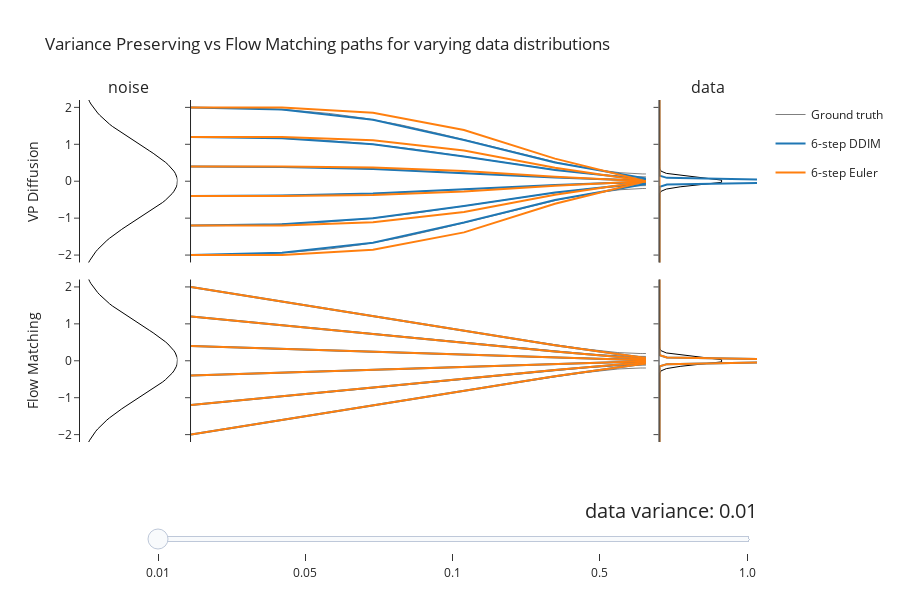

Source (notebook cell):
### Code cell
title = 'Variance Preserving vs Flow Matching paths for varying data distributions'


x_vars = np.array([0.01, 0.05, 0.1, 0.5, 1.])
fig = make_plot(x_mean=0., x_var=x_vars[0], alpha_sigmas=[variance_preserving, subvariance], title=title)

plots = [make_plot(x_mean=0., x_var=x_var, alpha_sigmas=[variance_preserving, subvariance], title=title) for x_var in x_vars]


sliders_dict = {
    "active": 0,
    "yanchor": "top",
    "xanchor": "left",
    "currentvalue": {
        "font": {"size": 20},
        "prefix": "data variance: ",
        "visible": True,
        "xanchor": "right"
    },
    "transition": {"duration": 300, "easing": "cubic-in-out"},
    "pad": {"b": 10, "t": 50},
    "len": 0.9,
    "x": 0.1,
    "y": 0,
    "steps": []
}

for i, x_var in enumerate(x_vars):
    i = str(i)
    step_dict = {"args": [
        [i],
        {"frame": {"duration": 30, "redraw": False},
         "mode": "immediate",
         "transition": {"duration": 30}}
    ],
        "label": str(x_var),
        "method": "animate"}
    sliders_dict['steps'].append(step_dict)

fig.update(frames=[go.Frame(
                        name=str(i),
                        data=plot.data,
                        traces=list(range(len(fig.data)))) # fig.data[1] is updated by each frame
        for i, plot in enumerate(plots)])

fig.update_layout(sliders=[sliders_dict])
fig.update_layout(
    yaxis1=dict(title="VP Diffusion"),
    yaxis4=dict(title="Flow Matching"),
    height=600,)


fig.show()

fig.write_html('../assets/html/2025-04-28-distill-example/interactive_vp_vs_flow.html', include_plotlyjs="cdn")

### Figure 1 — Plotly figure (JSON) as saved in the notebook; plotly's stock layout.template omitted (floating-point values rounded to 4 significant figures; data arrays with more than 128 entries replaced by an {"elided": "..."} marker saying what was removed)
{"data": [{"hoverinfo": "skip", "line": {"color": "black", "width": 1}, "mode": "lines", "showlegend": false, "type": "scatter", "x": [0.01111, 0.0133, 0.01586, 0.01885, 0.02232, 0.02634, 0.03096, 0.03625, 0.0423, 0.04917, 0.05696, 0.06573, 0.07557, 0.08658, 0.09881, 0.1124, 0.1273, 0.1437, 0.1617, 0.1811, 0.2022, 0.225, 0.2494, 0.2753, 0.3029, 0.3321, 0.3627, 0.3947, 0.4279, 0.4622, 0.4974, 0.5334, 0.5698, 0.6065, 0.6432, 0.6797, 0.7155, 0.7505, 0.7844, 0.8167, 0.8473, 0.8757, 0.9019, 0.9253, 0.946, 0.9635, 0.9778, 0.9886, 0.9959, 0.9995, 0.9995, 0.9959, 0.9886, 0.9778, 0.9635, 0.946, 0.9253, 0.9019, 0.8757, 0.8473, 0.8167, 0.7844, 0.7505, 0.7155, 0.6797, 0.6432, 0.6065, 0.5698, 0.5334, 0.4974, 0.4622, 0.4279, 0.3947, 0.3627, 0.3321, 0.3029, 0.2753, 0.2494, 0.225, 0.2022, 0.1811, 0.1617, 0.1437, 0.1273, 0.1124, 0.09881, 0.08658, 0.07557, 0.06573, 0.05696, 0.04917, 0.0423, 0.03625, 0.03096, 0.02634, 0.02232, 0.01885, 0.01586, 0.0133, 0.01111], "xaxis": "x", "y": [-3, -2.939, -2.879, -2.818, -2.758, -2.697, -2.636, -2.576, -2.515, -2.455, -2.394, -2.333, -2.273, -2.212, -2.152, -2.091, -2.03, -1.97, -1.909, -1.848, -1.788, -1.727, -1.667, -1.606, -1.545, -1.485, -1.424, -1.364, -1.303, -1.242, -1.182, -1.121, -1.061, -1, -0.9394, -0.8788, -0.8182, -0.7576, -0.697, -0.6364, -0.5758, -0.5152, -0.4545, -0.3939, -0.3333, -0.2727, -0.2121, -0.1515, -0.09091, -0.0303, 0.0303, 0.09091, 0.1515, 0.2121, 0.2727, 0.3333, 0.3939, 0.4545, 0.5152, 0.5758, 0.6364, 0.697, 0.7576, 0.8182, 0.8788, 0.9394, 1, 1.061, 1.121, 1.182, 1.242, 1.303, 1.364, 1.424, 1.485, 1.545, 1.606, 1.667, 1.727, 1.788, 1.848, 1.909, 1.97, 2.03, 2.091, 2.152, 2.212, 2.273, 2.333, 2.394, 2.455, 2.515, 2.576, 2.636, 2.697, 2.758, 2.818, 2.879, 2.939, 3], "yaxis": "y"}, {"hoverinfo": "skip", "line": {"color": "black", "width": 1}, "mode": "lines", "showlegend": false, "type": "scatter", "x": [2.463e-196, 1.614e-188, 7.326e-181, 2.303e-173, 5.015e-166, 7.563e-159, 7.9e-152, 5.715e-145, 2.863e-138, 9.935e-132, 2.388e-125, 3.975e-119, 4.582e-113, 3.659e-107, 2.023e-101, 7.75e-96, 2.056e-90, 3.777e-85, 4.806e-80, 4.236e-75, 2.586e-70, 1.093e-65, 3.201e-61, 6.491e-57, 9.116e-53, 8.868e-49, 5.975e-45, 2.788e-41, 9.01e-38, 2.017e-34, 3.127e-31, 3.357e-28, 2.497e-25, 1.286e-22, 4.587e-20, 1.133e-17, 1.939e-15, 2.298e-13, 1.886e-11, 1.072e-09, 4.222e-08, 1.151e-06, 2.175e-05, 0.0002845, 0.002577, 0.01617, 0.07028, 0.2115, 0.441, 0.6367, 0.6367, 0.441, 0.2115, 0.07028, 0.01617, 0.002577, 0.0002845, 2.175e-05, 1.151e-06, 4.222e-08, 1.072e-09, 1.886e-11, 2.298e-13, 1.939e-15, 1.133e-17, 4.587e-20, 1.286e-22, 2.497e-25, 3.357e-28, 3.127e-31, 2.017e-34, 9.01e-38, 2.788e-41, 5.975e-45, 8.868e-49, 9.116e-53, 6.49e-57, 3.201e-61, 1.093e-65, 2.586e-70, 4.236e-75, 4.806e-80, 3.777e-85, 2.056e-90, 7.75e-96, 2.023e-101, 3.659e-107, 4.582e-113, 3.975e-119, 2.388e-125, 9.935e-132, 2.863e-138, 5.714e-145, 7.899e-152, 7.563e-159, 5.015e-166, 2.303e-173, 7.326e-181, 1.614e-188, 2.463e-196], "xaxis": "x3", "y": [-3, -2.939, -2.879, -2.818, -2.758, -2.697, -2.636, -2.576, -2.515, -2.455, -2.394, -2.333, -2.273, -2.212, -2.152, -2.091, -2.03, -1.97, -1.909, -1.848, -1.788, -1.727, -1.667, -1.606, -1.545, -1.485, -1.424, -1.364, -1.303, -1.242, -1.182, -1.121, -1.061, -1, -0.9394, -0.8788, -0.8182, -0.7576, -0.697, -0.6364, -0.5758, -0.5152, -0.4545, -0.3939, -0.3333, -0.2727, -0.2121, -0.1515, -0.09091, -0.0303, 0.0303, 0.09091, 0.1515, 0.2121, 0.2727, 0.3333, 0.3939, 0.4545, 0.5152, 0.5758, 0.6364, 0.697, 0.7576, 0.8182, 0.8788, 0.9394, 1, 1.061, 1.121, 1.182, 1.242, 1.303, 1.364, 1.424, 1.485, 1.545, 1.606, 1.667, 1.727, 1.788, 1.848, 1.909, 1.97, 2.03, 2.091, 2.152, 2.212, 2.273, 2.333, 2.394, 2.455, 2.515, 2.576, 2.636, 2.697, 2.758, 2.818, 2.879, 2.939, 3], "yaxis": "y3"}, {"hoverinfo": "skip", "line": {"color": "black", "width": 1}, "mode": "lines", "showlegend": false, "type": "scatter", "x": [0.01111, 0.0133, 0.01586, 0.01885, 0.02232, 0.02634, 0.03096, 0.03625, 0.0423, 0.04917, 0.05696, 0.06573, 0.07557, 0.08658, 0.09881, 0.1124, 0.1273, 0.1437, 0.1617, 0.1811, 0.2022, 0.225, 0.2494, 0.2753, 0.3029, 0.3321, 0.3627, 0.3947, 0.4279, 0.4622, 0.4974, 0.5334, 0.5698, 0.6065, 0.6432, 0.6797, 0.7155, 0.7505, 0.7844, 0.8167, 0.8473, 0.8757, 0.9019, 0.9253, 0.946, 0.9635, 0.9778, 0.9886, 0.9959, 0.9995, 0.9995, 0.9959, 0.9886, 0.9778, 0.9635, 0.946, 0.9253, 0.9019, 0.8757, 0.8473, 0.8167, 0.7844, 0.7505, 0.7155, 0.6797, 0.6432, 0.6065, 0.5698, 0.5334, 0.4974, 0.4622, 0.4279, 0.3947, 0.3627, 0.3321, 0.3029, 0.2753, 0.2494, 0.225, 0.2022, 0.1811, 0.1617, 0.1437, 0.1273, 0.1124, 0.09881, 0.08658, 0.07557, 0.06573, 0.05696, 0.04917, 0.0423, 0.03625, 0.03096, 0.02634, 0.02232, 0.01885, 0.01586, 0.0133, 0.01111], "xaxis": "x4", "y": [-3, -2.939, -2.879, -2.818, -2.758, -2.697, -2.636, -2.576, -2.515, -2.455, -2.394, -2.333, -2.273, -2.212, -2.152, -2.091, -2.03, -1.97, -1.909, -1.848, -1.788, -1.727, -1.667, -1.606, -1.545, -1.485, -1.424, -1.364, -1.303, -1.242, -1.182, -1.121, -1.061, -1, -0.9394, -0.8788, -0.8182, -0.7576, -0.697, -0.6364, -0.5758, -0.5152, -0.4545, -0.3939, -0.3333, -0.2727, -0.2121, -0.1515, -0.09091, -0.0303, 0.0303, 0.09091, 0.1515, 0.2121, 0.2727, 0.3333, 0.3939, 0.4545, 0.5152, 0.5758, 0.6364, 0.697, 0.7576, 0.8182, 0.8788, 0.9394, 1, 1.061, 1.121, 1.182, 1.242, 1.303, 1.364, 1.424, 1.485, 1.545, 1.606, 1.667, 1.727, 1.788, 1.848, 1.909, 1.97, 2.03, 2.091, 2.152, 2.212, 2.273, 2.333, 2.394, 2.455, 2.515, 2.576, 2.636, 2.697, 2.758, 2.818, 2.879, 2.939, 3], "yaxis": "y4"}, {"hoverinfo": "skip", "line": {"color": "black", "width": 1}, "mode": "lines", "showlegend": false, "type": "scatter", "x": [2.463e-196, 1.614e-188, 7.326e-181, 2.303e-173, 5.015e-166, 7.563e-159, 7.9e-152, 5.715e-145, 2.863e-138, 9.935e-132, 2.388e-125, 3.975e-119, 4.582e-113, 3.659e-107, 2.023e-101, 7.75e-96, 2.056e-90, 3.777e-85, 4.806e-80, 4.236e-75, 2.586e-70, 1.093e-65, 3.201e-61, 6.491e-57, 9.116e-53, 8.868e-49, 5.975e-45, 2.788e-41, 9.01e-38, 2.017e-34, 3.127e-31, 3.357e-28, 2.497e-25, 1.286e-22, 4.587e-20, 1.133e-17, 1.939e-15, 2.298e-13, 1.886e-11, 1.072e-09, 4.222e-08, 1.151e-06, 2.175e-05, 0.0002845, 0.002577, 0.01617, 0.07028, 0.2115, 0.441, 0.6367, 0.6367, 0.441, 0.2115, 0.07028, 0.01617, 0.002577, 0.0002845, 2.175e-05, 1.151e-06, 4.222e-08, 1.072e-09, 1.886e-11, 2.298e-13, 1.939e-15, 1.133e-17, 4.587e-20, 1.286e-22, 2.497e-25, 3.357e-28, 3.127e-31, 2.017e-34, 9.01e-38, 2.788e-41, 5.975e-45, 8.868e-49, 9.116e-53, 6.49e-57, 3.201e-61, 1.093e-65, 2.586e-70, 4.236e-75, 4.806e-80, 3.777e-85, 2.056e-90, 7.75e-96, 2.023e-101, 3.659e-107, 4.582e-113, 3.975e-119, 2.388e-125, 9.935e-132, 2.863e-138, 5.714e-145, 7.899e-152, 7.563e-159, 5.015e-166, 2.303e-173, 7.326e-181, 1.614e-188, 2.463e-196], "xaxis": "x6", "y": [-3, -2.939, -2.879, -2.818, -2.758, -2.697, -2.636, -2.576, -2.515, -2.455, -2.394, -2.333, -2.273, -2.212, -2.152, -2.091, -2.03, -1.97, -1.909, -1.848, -1.788, -1.727, -1.667, -1.606, -1.545, -1.485, -1.424, -1.364, -1.303, -1.242, -1.182, -1.121, -1.061, -1, -0.9394, -0.8788, -0.8182, -0.7576, -0.697, -0.6364, -0.5758, -0.5152, -0.4545, -0.3939, -0.3333, -0.2727, -0.2121, -0.1515, -0.09091, -0.0303, 0.0303, 0.09091, 0.1515, 0.2121, 0.2727, 0.3333, 0.3939, 0.4545, 0.5152, 0.5758, 0.6364, 0.697, 0.7576, 0.8182, 0.8788, 0.9394, 1, 1.061, 1.121, 1.182, 1.242, 1.303, 1.364, 1.424, 1.485, 1.545, 1.606, 1.667, 1.727, 1.788, 1.848, 1.909, 1.97, 2.03, 2.091, 2.152, 2.212, 2.273, 2.333, 2.394, 2.455, 2.515, 2.576, 2.636, 2.697, 2.758, 2.818, 2.879, 2.939, 3], "yaxis": "y6"}, {"hoverinfo": "skip", "legendgroup": "ground-truth", "line": {"color": "black", "width": 1}, "mode": "lines", "name": "Ground truth", "opacity": 0.5, "showlegend": true, "type": "scatter", "x": {"elided": "256 float values"}, "xaxis": "x2", "y": {"elided": "256 float values"}, "yaxis": "y2"}, {"hoverinfo": "skip", "legendgroup": "ground-truth", "line": {"color": "black", "width": 1}, "mode": "lines", "name": "Ground truth", "opacity": 0.5, "showlegend": false, "type": "scatter", "x": {"elided": "256 float values"}, "xaxis": "x2", "y": {"elided": "256 float values"}, "yaxis": "y2"}, {"hoverinfo": "skip", "legendgroup": "ground-truth", "line": {"color": "black", "width": 1}, "mode": "lines", "name": "Ground truth", "opacity": 0.5, "showlegend": false, "type": "scatter", "x": {"elided": "256 float values"}, "xaxis": "x2", "y": {"elided": "256 float values"}, "yaxis": "y2"}, {"hoverinfo": "skip", "legendgroup": "ground-truth", "line": {"color": "black", "width": 1}, "mode": "lines", "name": "Ground truth", "opacity": 0.5, "showlegend": false, "type": "scatter", "x": {"elided": "256 float values"}, "xaxis": "x2", "y": {"elided": "256 float values"}, "yaxis": "y2"}, {"hoverinfo": "skip", "legendgroup": "ground-truth", "line": {"color": "black", "width": 1}, "mode": "lines", "name": "Ground truth", "opacity": 0.5, "showlegend": false, "type": "scatter", "x": {"elided": "256 float values"}, "xaxis": "x2", "y": {"elided": "256 float values"}, "yaxis": "y2"}, {"hoverinfo": "skip", "legendgroup": "ground-truth", "line": {"color": "black", "width": 1}, "mode": "lines", "name": "Ground truth", "opacity": 0.5, "showlegend": false, "type": "scatter", "x": {"elided": "256 float values"}, "xaxis": "x2", "y": {"elided": "256 float values"}, "yaxis": "y2"}, {"hoverinfo": "skip", "legendgroup": "ddim", "line": {"color": "#1f77b4", "width": 2}, "mode": "lines", "showlegend": false, "type": "scatter", "x": [0, 0, 0, 0, 0, 0, 0, 0, 0, 0, 0, 0, 0, 0, 0, 0, 0, 0, 0, 0, 0, 0, 0, 0, 0, 0, 0, 2.605e-312, 3.311e-285, 2.467e-259, 1.077e-234, 2.757e-211, 4.136e-189, 3.637e-168, 1.874e-148, 5.662e-130, 1.003e-112, 1.04e-96, 6.328e-82, 2.256e-68, 4.715e-56, 5.775e-45, 4.146e-35, 1.744e-26, 4.302e-19, 6.219e-13, 5.269e-08, 0.0002617, 0.07617, 1.3, 1.3, 0.07617, 0.0002617, 5.269e-08, 6.219e-13, 4.302e-19, 1.744e-26, 4.146e-35, 5.775e-45, 4.714e-56, 2.256e-68, 6.328e-82, 1.04e-96, 1.002e-112, 5.662e-130, 1.874e-148, 3.637e-168, 4.136e-189, 2.757e-211, 1.077e-234, 2.467e-259, 3.31e-285, 2.605e-312, 0, 0, 0, 0, 0, 0, 0, 0, 0, 0, 0, 0, 0, 0, 0, 0, 0, 0, 0, 0, 0, 0, 0, 0, 0, 0, 0], "xaxis": "x3", "y": [-3, -2.939, -2.879, -2.818, -2.758, -2.697, -2.636, -2.576, -2.515, -2.455, -2.394, -2.333, -2.273, -2.212, -2.152, -2.091, -2.03, -1.97, -1.909, -1.848, -1.788, -1.727, -1.667, -1.606, -1.545, -1.485, -1.424, -1.364, -1.303, -1.242, -1.182, -1.121, -1.061, -1, -0.9394, -0.8788, -0.8182, -0.7576, -0.697, -0.6364, -0.5758, -0.5152, -0.4545, -0.3939, -0.3333, -0.2727, -0.2121, -0.1515, -0.09091, -0.0303, 0.0303, 0.09091, 0.1515, 0.2121, 0.2727, 0.3333, 0.3939, 0.4545, 0.5152, 0.5758, 0.6364, 0.697, 0.7576, 0.8182, 0.8788, 0.9394, 1, 1.061, 1.121, 1.182, 1.242, 1.303, 1.364, 1.424, 1.485, 1.545, 1.606, 1.667, 1.727, 1.788, 1.848, 1.909, 1.97, 2.03, 2.091, 2.152, 2.212, 2.273, 2.333, 2.394, 2.455, 2.515, 2.576, 2.636, 2.697, 2.758, 2.818, 2.879, 2.939, 3], "yaxis": "y3"}, {"hoverinfo": "skip", "legendgroup": "ddim", "line": {"color": "#1f77b4", "width": 2}, "mode": "lines", "name": "6-step DDIM", "showlegend": true, "type": "scatter", "x": [0, 0.2, 0.4, 0.6, 0.8, 1], "xaxis": "x2", "y": [-2, -1.94, -1.666, -1.117, -0.5062, -0.07197], "yaxis": "y2"}, {"hoverinfo": "skip", "legendgroup": "ddim", "line": {"color": "#1f77b4", "width": 2}, "mode": "lines", "name": "6-step DDIM", "showlegend": false, "type": "scatter", "x": [0, 0.2, 0.4, 0.6, 0.8, 1], "xaxis": "x2", "y": [-1.2, -1.164, -0.9995, -0.67, -0.3037, -0.04318], "yaxis": "y2"}, {"hoverinfo": "skip", "legendgroup": "ddim", "line": {"color": "#1f77b4", "width": 2}, "mode": "lines", "name": "6-step DDIM", "showlegend": false, "type": "scatter", "x": [0, 0.2, 0.4, 0.6, 0.8, 1], "xaxis": "x2", "y": [-0.4, -0.3881, -0.3332, -0.2233, -0.1012, -0.01439], "yaxis": "y2"}, {"hoverinfo": "skip", "legendgroup": "ddim", "line": {"color": "#1f77b4", "width": 2}, "mode": "lines", "name": "6-step DDIM", "showlegend": false, "type": "scatter", "x": [0, 0.2, 0.4, 0.6, 0.8, 1], "xaxis": "x2", "y": [0.4, 0.3881, 0.3332, 0.2233, 0.1012, 0.01439], "yaxis": "y2"}, {"hoverinfo": "skip", "legendgroup": "ddim", "line": {"color": "#1f77b4", "width": 2}, "mode": "lines", "name": "6-step DDIM", "showlegend": false, "type": "scatter", "x": [0, 0.2, 0.4, 0.6, 0.8, 1], "xaxis": "x2", "y": [1.2, 1.164, 0.9995, 0.67, 0.3037, 0.04318], "yaxis": "y2"}, {"hoverinfo": "skip", "legendgroup": "ddim", "line": {"color": "#1f77b4", "width": 2}, "mode": "lines", "name": "6-step DDIM", "showlegend": false, "type": "scatter", "x": [0, 0.2, 0.4, 0.6, 0.8, 1], "xaxis": "x2", "y": [2, 1.94, 1.666, 1.117, 0.5062, 0.07197], "yaxis": "y2"}, {"hoverinfo": "skip", "legendgroup": "euler", "line": {"color": "#FF7F0e", "width": 2}, "mode": "lines", "showlegend": false, "type": "scatter", "x": [0, 0, 0, 0, 0, 0, 0, 0, 0, 0, 0, 0, 0, 0, 0, 0, 0, 0, 0, 0, 0, 0, 0, 0, 0, 0, 0, 0, 0, 0, 0, 0, 0, 0, 0, 0, 0, 0, 0, 0, 0, 0, 0, 0, 0, 0, 0, 0, 0, 9.837e-129, 9.82e-129, 0, 0, 0, 0, 0, 0, 0, 0, 0, 0, 0, 0, 0, 0, 0, 0, 0, 0, 0, 0, 0, 0, 0, 0, 0, 0, 0, 0, 0, 0, 0, 0, 0, 0, 0, 0, 0, 0, 0, 0, 0, 0, 0, 0, 0, 0, 0, 0, 0], "xaxis": "x3", "y": [-3, -2.939, -2.879, -2.818, -2.758, -2.697, -2.636, -2.576, -2.515, -2.455, -2.394, -2.333, -2.273, -2.212, -2.152, -2.091, -2.03, -1.97, -1.909, -1.848, -1.788, -1.727, -1.667, -1.606, -1.545, -1.485, -1.424, -1.364, -1.303, -1.242, -1.182, -1.121, -1.061, -1, -0.9394, -0.8788, -0.8182, -0.7576, -0.697, -0.6364, -0.5758, -0.5152, -0.4545, -0.3939, -0.3333, -0.2727, -0.2121, -0.1515, -0.09091, -0.0303, 0.0303, 0.09091, 0.1515, 0.2121, 0.2727, 0.3333, 0.3939, 0.4545, 0.5152, 0.5758, 0.6364, 0.697, 0.7576, 0.8182, 0.8788, 0.9394, 1, 1.061, 1.121, 1.182, 1.242, 1.303, 1.364, 1.424, 1.485, 1.545, 1.606, 1.667, 1.727, 1.788, 1.848, 1.909, 1.97, 2.03, 2.091, 2.152, 2.212, 2.273, 2.333, 2.394, 2.455, 2.515, 2.576, 2.636, 2.697, 2.758, 2.818, 2.879, 2.939, 3], "yaxis": "y3"}, {"hoverinfo": "skip", "legendgroup": "euler", "line": {"color": "#FF7F0e", "width": 2}, "mode": "lines", "name": "6-step Euler", "showlegend": true, "type": "scatter", "x": [0, 0.2, 0.4, 0.6, 0.8, 1], "xaxis": "x2", "y": [-2, -2.0, -1.855, -1.386, -0.6117, 0.002479], "yaxis": "y2"}, {"hoverinfo": "skip", "legendgroup": "euler", "line": {"color": "#FF7F0e", "width": 2}, "mode": "lines", "name": "6-step Euler", "showlegend": false, "type": "scatter", "x": [0, 0.2, 0.4, 0.6, 0.8, 1], "xaxis": "x2", "y": [-1.2, -1.2, -1.113, -0.8315, -0.367, 0.001488], "yaxis": "y2"}, {"hoverinfo": "skip", "legendgroup": "euler", "line": {"color": "#FF7F0e", "width": 2}, "mode": "lines", "name": "6-step Euler", "showlegend": false, "type": "scatter", "x": [0, 0.2, 0.4, 0.6, 0.8, 1], "xaxis": "x2", "y": [-0.4, -0.4, -0.3709, -0.2772, -0.1223, 0.0004959], "yaxis": "y2"}, {"hoverinfo": "skip", "legendgroup": "euler", "line": {"color": "#FF7F0e", "width": 2}, "mode": "lines", "name": "6-step Euler", "showlegend": false, "type": "scatter", "x": [0, 0.2, 0.4, 0.6, 0.8, 1], "xaxis": "x2", "y": [0.4, 0.4, 0.3709, 0.2772, 0.1223, -0.0004959], "yaxis": "y2"}, {"hoverinfo": "skip", "legendgroup": "euler", "line": {"color": "#FF7F0e", "width": 2}, "mode": "lines", "name": "6-step Euler", "showlegend": false, "type": "scatter", "x": [0, 0.2, 0.4, 0.6, 0.8, 1], "xaxis": "x2", "y": [1.2, 1.2, 1.113, 0.8315, 0.367, -0.001488], "yaxis": "y2"}, {"hoverinfo": "skip", "legendgroup": "euler", "line": {"color": "#FF7F0e", "width": 2}, "mode": "lines", "name": "6-step Euler", "showlegend": false, "type": "scatter", "x": [0, 0.2, 0.4, 0.6, 0.8, 1], "xaxis": "x2", "y": [2, 2.0, 1.855, 1.386, 0.6117, -0.002479], "yaxis": "y2"}, {"hoverinfo": "skip", "legendgroup": "ground-truth", "line": {"color": "black", "width": 1}, "mode": "lines", "name": "Ground truth", "opacity": 0.5, "showlegend": false, "type": "scatter", "x": {"elided": "256 float values"}, "xaxis": "x5", "y": {"elided": "256 float values"}, "yaxis": "y5"}, {"hoverinfo": "skip", "legendgroup": "ground-truth", "line": {"color": "black", "width": 1}, "mode": "lines", "name": "Ground truth", "opacity": 0.5, "showlegend": false, "type": "scatter", "x": {"elided": "256 float values"}, "xaxis": "x5", "y": {"elided": "256 float values"}, "yaxis": "y5"}, {"hoverinfo": "skip", "legendgroup": "ground-truth", "line": {"color": "black", "width": 1}, "mode": "lines", "name": "Ground truth", "opacity": 0.5, "showlegend": false, "type": "scatter", "x": {"elided": "256 float values"}, "xaxis": "x5", "y": {"elided": "256 float values"}, "yaxis": "y5"}, {"hoverinfo": "skip", "legendgroup": "ground-truth", "line": {"color": "black", "width": 1}, "mode": "lines", "name": "Ground truth", "opacity": 0.5, "showlegend": false, "type": "scatter", "x": {"elided": "256 float values"}, "xaxis": "x5", "y": {"elided": "256 float values"}, "yaxis": "y5"}, {"hoverinfo": "skip", "legendgroup": "ground-truth", "line": {"color": "black", "width": 1}, "mode": "lines", "name": "Ground truth", "opacity": 0.5, "showlegend": false, "type": "scatter", "x": {"elided": "256 float values"}, "xaxis": "x5", "y": {"elided": "256 float values"}, "yaxis": "y5"}, {"hoverinfo": "skip", "legendgroup": "ground-truth", "line": {"color": "black", "width": 1}, "mode": "lines", "name": "Ground truth", "opacity": 0.5, "showlegend": false, "type": "scatter", "x": {"elided": "256 float values"}, "xaxis": "x5", "y": {"elided": "256 float values"}, "yaxis": "y5"}, {"hoverinfo": "skip", "legendgroup": "ddim", "line": {"color": "#1f77b4", "width": 2}, "mode": "lines", "showlegend": false, "type": "scatter", "x": [0, 0, 0, 0, 0, 0, 0, 0, 0, 0, 0, 0, 0, 0, 0, 0, 0, 0, 0, 0, 0, 0, 0, 0, 0, 0, 0, 2.508e-312, 3.198e-285, 2.39e-259, 1.047e-234, 2.687e-211, 4.042e-189, 3.563e-168, 1.841e-148, 5.574e-130, 9.889e-113, 1.028e-96, 6.266e-82, 2.238e-68, 4.683e-56, 5.744e-45, 4.128e-35, 1.739e-26, 4.292e-19, 6.21e-13, 5.265e-08, 0.0002616, 0.07616, 1.3, 1.3, 0.07616, 0.0002616, 5.265e-08, 6.21e-13, 4.292e-19, 1.739e-26, 4.128e-35, 5.744e-45, 4.683e-56, 2.238e-68, 6.266e-82, 1.028e-96, 9.889e-113, 5.573e-130, 1.841e-148, 3.563e-168, 4.042e-189, 2.687e-211, 1.047e-234, 2.39e-259, 3.198e-285, 2.508e-312, 0, 0, 0, 0, 0, 0, 0, 0, 0, 0, 0, 0, 0, 0, 0, 0, 0, 0, 0, 0, 0, 0, 0, 0, 0, 0, 0], "xaxis": "x6", "y": [-3, -2.939, -2.879, -2.818, -2.758, -2.697, -2.636, -2.576, -2.515, -2.455, -2.394, -2.333, -2.273, -2.212, -2.152, -2.091, -2.03, -1.97, -1.909, -1.848, -1.788, -1.727, -1.667, -1.606, -1.545, -1.485, -1.424, -1.364, -1.303, -1.242, -1.182, -1.121, -1.061, -1, -0.9394, -0.8788, -0.8182, -0.7576, -0.697, -0.6364, -0.5758, -0.5152, -0.4545, -0.3939, -0.3333, -0.2727, -0.2121, -0.1515, -0.09091, -0.0303, 0.0303, 0.09091, 0.1515, 0.2121, 0.2727, 0.3333, 0.3939, 0.4545, 0.5152, 0.5758, 0.6364, 0.697, 0.7576, 0.8182, 0.8788, 0.9394, 1, 1.061, 1.121, 1.182, 1.242, 1.303, 1.364, 1.424, 1.485, 1.545, 1.606, 1.667, 1.727, 1.788, 1.848, 1.909, 1.97, 2.03, 2.091, 2.152, 2.212, 2.273, 2.333, 2.394, 2.455, 2.515, 2.576, 2.636, 2.697, 2.758, 2.818, 2.879, 2.939, 3], "yaxis": "y6"}, {"hoverinfo": "skip", "legendgroup": "ddim", "line": {"color": "#1f77b4", "width": 2}, "mode": "lines", "name": "6-step DDIM", "showlegend": false, "type": "scatter", "x": [0, 0.2, 0.4, 0.6, 0.8, 1], "xaxis": "x5", "y": [-2, -1.6, -1.201, -0.8053, -0.4174, -0.07196], "yaxis": "y5"}, {"hoverinfo": "skip", "legendgroup": "ddim", "line": {"color": "#1f77b4", "width": 2}, "mode": "lines", "name": "6-step DDIM", "showlegend": false, "type": "scatter", "x": [0, 0.2, 0.4, 0.6, 0.8, 1], "xaxis": "x5", "y": [-1.2, -0.96, -0.7208, -0.4832, -0.2504, -0.04318], "yaxis": "y5"}, {"hoverinfo": "skip", "legendgroup": "ddim", "line": {"color": "#1f77b4", "width": 2}, "mode": "lines", "name": "6-step DDIM", "showlegend": false, "type": "scatter", "x": [0, 0.2, 0.4, 0.6, 0.8, 1], "xaxis": "x5", "y": [-0.4, -0.32, -0.2403, -0.1611, -0.08348, -0.01439], "yaxis": "y5"}, {"hoverinfo": "skip", "legendgroup": "ddim", "line": {"color": "#1f77b4", "width": 2}, "mode": "lines", "name": "6-step DDIM", "showlegend": false, "type": "scatter", "x": [0, 0.2, 0.4, 0.6, 0.8, 1], "xaxis": "x5", "y": [0.4, 0.32, 0.2403, 0.1611, 0.08348, 0.01439], "yaxis": "y5"}, {"hoverinfo": "skip", "legendgroup": "ddim", "line": {"color": "#1f77b4", "width": 2}, "mode": "lines", "name": "6-step DDIM", "showlegend": false, "type": "scatter", "x": [0, 0.2, 0.4, 0.6, 0.8, 1], "xaxis": "x5", "y": [1.2, 0.96, 0.7208, 0.4832, 0.2504, 0.04318], "yaxis": "y5"}, {"hoverinfo": "skip", "legendgroup": "ddim", "line": {"color": "#1f77b4", "width": 2}, "mode": "lines", "name": "6-step DDIM", "showlegend": false, "type": "scatter", "x": [0, 0.2, 0.4, 0.6, 0.8, 1], "xaxis": "x5", "y": [2, 1.6, 1.201, 0.8053, 0.4174, 0.07196], "yaxis": "y5"}, {"hoverinfo": "skip", "legendgroup": "euler", "line": {"color": "#FF7F0e", "width": 2}, "mode": "lines", "showlegend": false, "type": "scatter", "x": [0, 0, 0, 0, 0, 0, 0, 0, 0, 0, 0, 0, 0, 0, 0, 0, 0, 0, 0, 0, 0, 0, 0, 0, 0, 0, 0, 2.508e-312, 3.199e-285, 2.391e-259, 1.047e-234, 2.688e-211, 4.043e-189, 3.564e-168, 1.841e-148, 5.574e-130, 9.89e-113, 1.028e-96, 6.266e-82, 2.238e-68, 4.683e-56, 5.744e-45, 4.128e-35, 1.739e-26, 4.293e-19, 6.21e-13, 5.265e-08, 0.0002616, 0.07616, 1.3, 1.3, 0.07616, 0.0002616, 5.265e-08, 6.21e-13, 4.293e-19, 1.739e-26, 4.128e-35, 5.744e-45, 4.683e-56, 2.238e-68, 6.266e-82, 1.028e-96, 9.889e-113, 5.574e-130, 1.841e-148, 3.564e-168, 4.043e-189, 2.688e-211, 1.047e-234, 2.391e-259, 3.199e-285, 2.508e-312, 0, 0, 0, 0, 0, 0, 0, 0, 0, 0, 0, 0, 0, 0, 0, 0, 0, 0, 0, 0, 0, 0, 0, 0, 0, 0, 0], "xaxis": "x6", "y": [-3, -2.939, -2.879, -2.818, -2.758, -2.697, -2.636, -2.576, -2.515, -2.455, -2.394, -2.333, -2.273, -2.212, -2.152, -2.091, -2.03, -1.97, -1.909, -1.848, -1.788, -1.727, -1.667, -1.606, -1.545, -1.485, -1.424, -1.364, -1.303, -1.242, -1.182, -1.121, -1.061, -1, -0.9394, -0.8788, -0.8182, -0.7576, -0.697, -0.6364, -0.5758, -0.5152, -0.4545, -0.3939, -0.3333, -0.2727, -0.2121, -0.1515, -0.09091, -0.0303, 0.0303, 0.09091, 0.1515, 0.2121, 0.2727, 0.3333, 0.3939, 0.4545, 0.5152, 0.5758, 0.6364, 0.697, 0.7576, 0.8182, 0.8788, 0.9394, 1, 1.061, 1.121, 1.182, 1.242, 1.303, 1.364, 1.424, 1.485, 1.545, 1.606, 1.667, 1.727, 1.788, 1.848, 1.909, 1.97, 2.03, 2.091, 2.152, 2.212, 2.273, 2.333, 2.394, 2.455, 2.515, 2.576, 2.636, 2.697, 2.758, 2.818, 2.879, 2.939, 3], "yaxis": "y6"}, {"hoverinfo": "skip", "legendgroup": "euler", "line": {"color": "#FF7F0e", "width": 2}, "mode": "lines", "name": "6-step Euler", "showlegend": false, "type": "scatter", "x": [0, 0.2, 0.4, 0.6, 0.8, 1], "xaxis": "x5", "y": [-2, -1.6, -1.201, -0.8053, -0.4174, -0.07196], "yaxis": "y5"}, {"hoverinfo": "skip", "legendgroup": "euler", "line": {"color": "#FF7F0e", "width": 2}, "mode": "lines", "name": "6-step Euler", "showlegend": false, "type": "scatter", "x": [0, 0.2, 0.4, 0.6, 0.8, 1], "xaxis": "x5", "y": [-1.2, -0.96, -0.7208, -0.4832, -0.2504, -0.04318], "yaxis": "y5"}, {"hoverinfo": "skip", "legendgroup": "euler", "line": {"color": "#FF7F0e", "width": 2}, "mode": "lines", "name": "6-step Euler", "showlegend": false, "type": "scatter", "x": [0, 0.2, 0.4, 0.6, 0.8, 1], "xaxis": "x5", "y": [-0.4, -0.32, -0.2403, -0.1611, -0.08348, -0.01439], "yaxis": "y5"}, {"hoverinfo": "skip", "legendgroup": "euler", "line": {"color": "#FF7F0e", "width": 2}, "mode": "lines", "name": "6-step Euler", "showlegend": false, "type": "scatter", "x": [0, 0.2, 0.4, 0.6, 0.8, 1], "xaxis": "x5", "y": [0.4, 0.32, 0.2403, 0.1611, 0.08348, 0.01439], "yaxis": "y5"}, {"hoverinfo": "skip", "legendgroup": "euler", "line": {"color": "#FF7F0e", "width": 2}, "mode": "lines", "name": "6-step Euler", "showlegend": false, "type": "scatter", "x": [0, 0.2, 0.4, 0.6, 0.8, 1], "xaxis": "x5", "y": [1.2, 0.96, 0.7208, 0.4832, 0.2504, 0.04318], "yaxis": "y5"}, {"hoverinfo": "skip", "legendgroup": "euler", "line": {"color": "#FF7F0e", "width": 2}, "mode": "lines", "name": "6-step Euler", "showlegend": false, "type": "scatter", "x": [0, 0.2, 0.4, 0.6, 0.8, 1], "xaxis": "x5", "y": [2, 1.6, 1.201, 0.8053, 0.4174, 0.07196], "yaxis": "y5"}], "layout": {"annotations": [{"font": {"size": 16}, "showarrow": false, "text": "noise", "x": 0.072, "xanchor": "center", "xref": "paper", "y": 1, "yanchor": "bottom", "yref": "paper"}, {"font": {"size": 16}, "showarrow": false, "text": "data", "x": 0.928, "xanchor": "center", "xref": "paper", "y": 1, "yanchor": "bottom", "yref": "paper"}], "height": 600, "showlegend": true, "sliders": [{"active": 0, "currentvalue": {"font": {"size": 20}, "prefix": "data variance: ", "visible": true, "xanchor": "right"}, "len": 0.9, "pad": {"b": 10, "t": 50}, "steps": [{"args": [["0"], {"frame": {"duration": 30, "redraw": false}, "mode": "immediate", "transition": {"duration": 30}}], "label": "0.01", "method": "animate"}, {"args": [["1"], {"frame": {"duration": 30, "redraw": false}, "mode": "immediate", "transition": {"duration": 30}}], "label": "0.05", "method": "animate"}, {"args": [["2"], {"frame": {"duration": 30, "redraw": false}, "mode": "immediate", "transition": {"duration": 30}}], "label": "0.1", "method": "animate"}, {"args": [["3"], {"frame": {"duration": 30, "redraw": false}, "mode": "immediate", "transition": {"duration": 30}}], "label": "0.5", "method": "animate"}, {"args": [["4"], {"frame": {"duration": 30, "redraw": false}, "mode": "immediate", "transition": {"duration": 30}}], "label": "1.0", "method": "animate"}], "transition": {"duration": 300, "easing": "cubic-in-out"}, "x": 0.1, "xanchor": "left", "y": 0, "yanchor": "top"}], "title": {"text": "Variance Preserving vs Flow Matching paths for varying data distributions"}, "xaxis": {"anchor": "y", "domain": [0, 0.144], "range": [0, 1], "visible": false}, "xaxis2": {"anchor": "y2", "domain": [0.164, 0.836], "visible": false}, "xaxis3": {"anchor": "y3", "domain": [0.856, 1], "range": [0, 1], "visible": false}, "xaxis4": {"anchor": "y4", "domain": [0, 0.144], "range": [0, 1], "visible": false}, "xaxis5": {"anchor": "y5", "domain": [0.164, 0.836], "visible": false}, "xaxis6": {"anchor": "y6", "domain": [0.856, 1], "range": [0, 1], "visible": false}, "yaxis": {"anchor": "x", "domain": [0.525, 1], "fixedrange": true, "range": [-2.2, 2.2], "title": {"text": "VP Diffusion"}}, "yaxis2": {"anchor": "x2", "domain": [0.525, 1], "matches": "y", "showticklabels": false}, "yaxis3": {"anchor": "x3", "domain": [0.525, 1], "matches": "y", "showticklabels": false}, "yaxis4": {"anchor": "x4", "domain": [0, 0.475], "fixedrange": true, "range": [-2.2, 2.2], "title": {"text": "Flow Matching"}}, "yaxis5": {"anchor": "x5", "domain": [0, 0.475], "matches": "y4", "showticklabels": false}, "yaxis6": {"anchor": "x6", "domain": [0, 0.475], "matches": "y4", "showticklabels": false}}}
